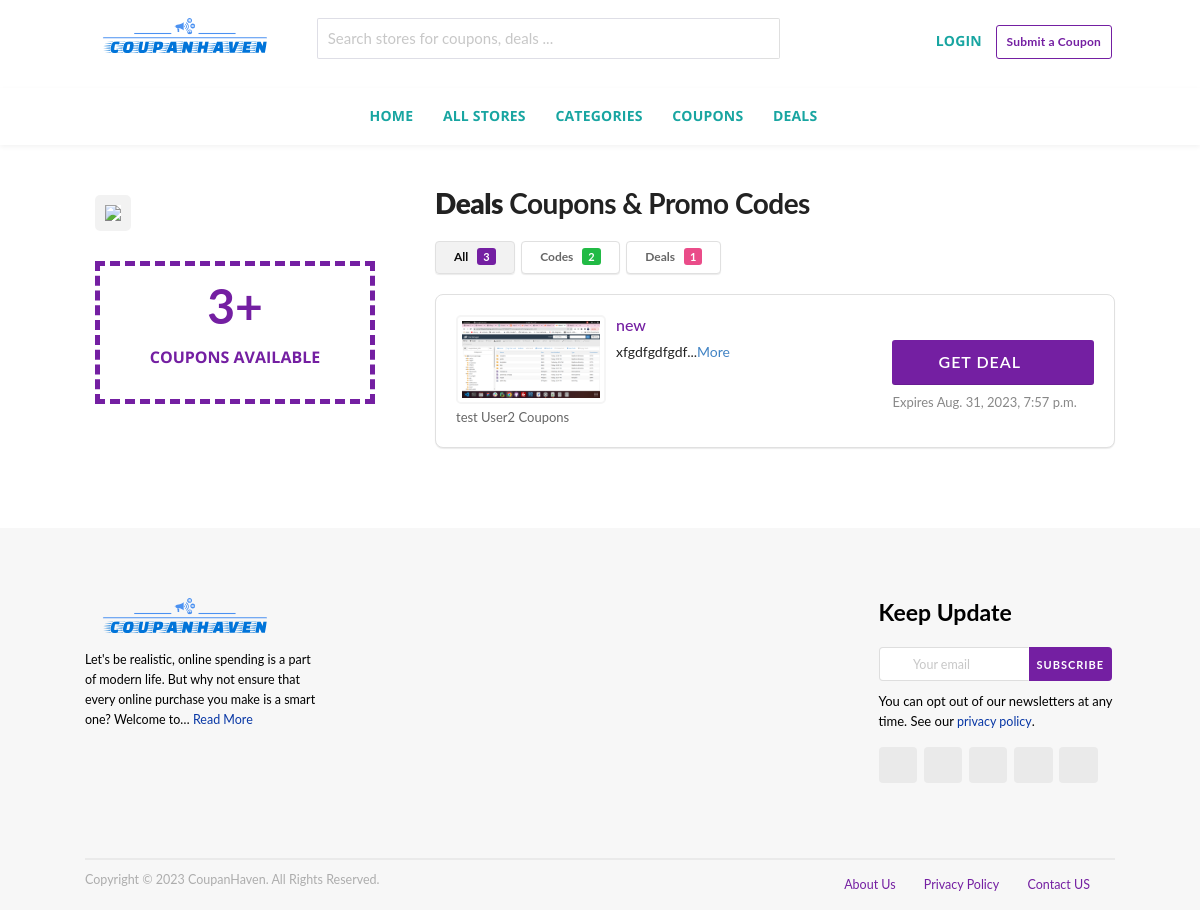
The app's page /dealCoupans/page/1/ with its own data.
### web/models.py (models this page shows, shortened)
class Coupon(models.Model):
    name = models.CharField(max_length=100)
    slug = models.TextField()
    description = models.TextField()
    coupon_code = models.CharField(max_length=50)
    deeplink = models.URLField()
    store = models.ForeignKey(Store, on_delete=models.CASCADE)
    category = models.ForeignKey(Category, on_delete=models.CASCADE)
    is_deal = models.BooleanField(default=False)
    expires_at = models.DateTimeField()
    added_at = models.DateTimeField(auto_now_add=True)
    clicks = models.PositiveIntegerField(default=0)

class Store(models.Model):
    name = models.CharField(max_length=100)
    image = models.ImageField(upload_to='media/store_images/')
    deepLink = models.URLField()
    description = models.CharField(max_length=1000)

### web/views.py (the view)
# urls.py: path('dealCoupans/page/<int:page>/', dealCoupans, name="dealCoupans"),
def dealCoupans(request, page=1):
    page = int(page)
    items_per_page = 15
    all_coupons = Coupon.objects.filter(is_deal=True)
    code_count = Coupon.objects.filter(is_deal=False).count()
    deal_count = Coupon.objects.filter(is_deal=True).count()
    total_count = Coupon.objects.all().count()
    paginator = Paginator(all_coupons, items_per_page)
    coupons = paginator.page(page)
    if page > 1:
        previous_page = paginator.page(page - 1)
        previous_coupons = previous_page.object_list
    else:
        previous_coupons = []
    return render(request, 'dealCoupans.html', {
        'coupons': coupons,
        'previous_coupons': previous_coupons,
        'code_count': code_count,
        'deal_count': deal_count,
        'total_count': total_count  # Pass the total count of all coupons to the template
    })

### web/templates/dealCoupans.html (shortened to what this page needs)
{% extends 'base.html' %}
{% block main %}
    <div id="content" class="site-content">
        <div id="content-wrap" class="container left-sidebar">
            <div id="primary" class="content-area">
                <main id="main" class="site-main coupon-cat-main ajax-coupons" role="main">
                    <section id="store-listings-wrapper" class="st-list-coupons wpb_content_element">
                        <h1><strong>Deals</strong> Coupons &amp; Promo Codes</h1>
                        <section class="coupon-filter" id="couponcat-filter-bar">
                            <div data-target="#coupon-listings-store"
                                 class="filter-coupons-by-type pointing filter-coupons-buttons">
                                <div class="coupons-types-wrap">
                                    <div class="coupon-types-list">
                                        <a href=""
                                           class="store-filter-button ui button tiny filter-nav current"
                                           data-filter="all">All <span
                                                class="offer-count all-count">{{ total_count }}</span></a>
                                        <a href=""
                                           class="store-filter-button ui button tiny filter-nav " data-filter="code">Codes
                                            <span
                                                    class="offer-count code-count">{{ code_count }}</span></a>
                                        <a href=""
                                           class="store-filter-button ui button tiny filter-nav " data-filter="sale">Deals
                                            <span
                                                    class="offer-count sale-count">{{ deal_count }}</span></a>
                                    </div>
                                </div>
                            </div>
                        </section>
                        <div class="cat-coupon-lists" id="cat-coupon-lists">
                            {% for coupon in coupons %}
                                <div data-id="{{ coupon.id }}"
                                     class="coupon-item store-listing-item has-thumb c-cat c-type-sale shadow-box coupon-live">
                                    <div class="store-thumb-link">
                                        <div class="store-thumb thumb-img">
                                            <a class="thumb-padding" href="{% url 'store-detail' pk=coupon.store.id page='1'%}">
                                                <img width="160" height="160"
                                                     src="{{ coupon.store.image.url }}"
                                                     class="attachment-wpcoupon_medium-thumb size-wpcoupon_medium-thumb"
                                                     alt="" decoding="async" title="logo" loading="lazy"
                                                     sizes="(max-width: 160px) 100vw, 160px"/> </a>
                                        </div>
                                        <div class="store-name"><a
                                                href="{% url 'store-detail' pk=coupon.store.id page='1' %}">{{ coupon.store.name }}
                                            Coupons<i class="angle right icon"></i></a></div>
                                    </div>
                                    <div class="latest-coupon">
                                        <h3 class="coupon-title">
                                            <a class="coupon-link" title="{{ coupon.name }}" data-type="sale"
                                               data-coupon-id="{{ coupon.id }}" data-aff-url="{{ coupon.deep_link }}"
                                               data-code=""
                                               href="#">{{ coupon.slug }}</a>
                                        </h3>
                                        <div class="coupon-des">
                                            <div class="coupon-des-ellip">{{ coupon.description|wordwrap:7|slice:":"|safe }}<span
                                                    class="c-actions-span">...<a class="more"
                                                                                 href="#">More</a></span></div>
                                        </div>
                                    </div>
                                    <div class="coupon-detail coupon-button-type">
                                        <a rel="nofollow" data-type="sale" data-coupon-id="{{ coupon.id }}"
                                           data-aff-url="{{ coupon.deep_link }}"
                                           class="coupon-deal coupon-button"
                                           href="#">Get
                                            Deal <i
                                                    class="shop icon"></i></a>
                                        <div class="exp-text">
                                            Expires {{ coupon.expires_at }} <a data-position="top center"
                                                                               data-inverted=""
                                                                               data-tooltip="Save this coupon" href="#"
                                                                               data-coupon-id="{{ coupon.id }}"
                                                                               class="add-coupon-favorite coupon-save icon-popup"><i
                                                class="outline star icon"></i></a>
                                        </div>
                                    </div>
                                    <div class="clear"></div>
                                </div>
                            {% endfor %}
                        </div>
                    </section>
                </main>
            </div>
            <div id="secondary" class="widget-area sidebar category-sidebar" role="complementary">
                <div class="inner shadow-box">
                    <div class="inner-content clearfix">
                        <div class="header-thumb">
                            <div class="ui center aligned icon">
                                <img src="https://ecoupono.com/wp-content/uploads/2021/06/Deals-Categories-Image-300x173.png"
                                     alt=" "></div>
                        </div>
                    </div>
                </div>
                <div class="cat_coupon_available">
                        <span>
            <b> {{ total_count }}+ </b>
        </span>
                    <p>COUPONS AVAILABLE</p>
                </div>
            </div>
        </div>
    </div>
{% endblock %}

### records on screen
Coupon: store.image (picture), store.name "test User2", slug "new", description "xfgdfgdfgdf", expires_at "Aug. 31, 2023, 7:57 p.m."

### other values on screen
{{ total_count }} "3"
{{ code_count }} "2"
{{ deal_count }} "1"
